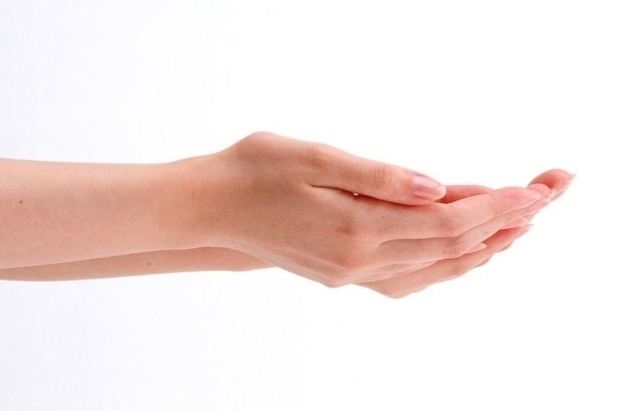
#> input picture pic/skin.jpg, 623 x 411 px, found by its file name
$ python opencv_skinDetection_.py
#> lines starting #> are read from the running program, lines starting #| are printed output that depends on the picture; after the words box and inside, x2 and y2 are one past the last pixel; in counts of white or black regions, pixels touching at a corner belong together

import cv2
import numpy as np
# hsv 색상 검출하기 (살색)
img_color = cv2.imread("C:\\Users\\mia02\\openCV\\skin.jpg")
#> img_color is the input picture: shape (411, 623, 3); mean B, G, R 225.6, 229, 244.1
img_hsv = cv2.cvtColor(img_color, cv2.COLOR_BGR2YCrCb)
#> img_hsv: shape (411, 623, 3); mean of channels 0, 1, 2 233.1, 135.8, 123.7

lower_blue = np.array([0, 133, 77])
upper_blue = np.array([255,173,127])
img_mask = cv2.inRange(img_hsv, lower_blue, upper_blue)
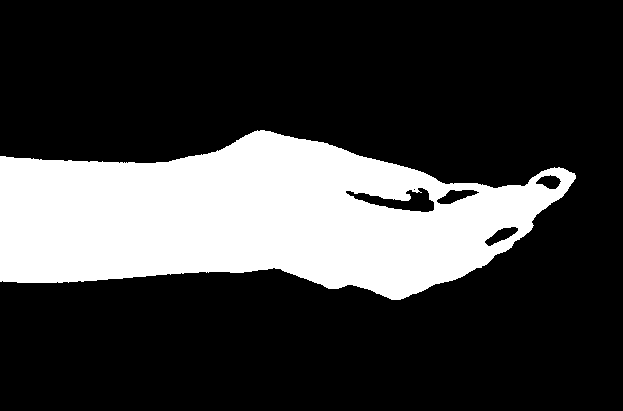
#> img_mask: shape (411, 623); 24.3% white; 1 white region, box (x1, y1, x2, y2) and area: (0, 130, 576, 300) 62186
#inRange : lower, Upper의 지정된 범위의 해당되는 부분은 그 값 그대로 나머지는 0으로 채워져 결과값 반환
img_result = cv2.bitwise_and(img_color, img_color, mask = img_mask)
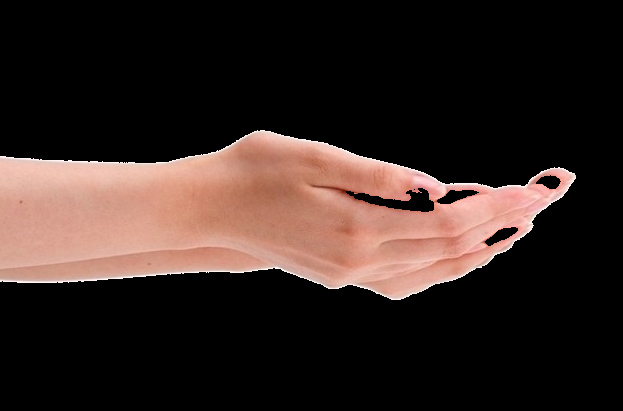
#> img_result: shape (411, 623, 3); mean B, G, R 34.2, 38.5, 52.7
#bitwise_and : 비트연산(이미지에서 배경을 지우거나 일부를 찾아내는 함수)
# 출처 : https://copycoding.tistory.com/156
cv2.imshow('img_color', img_color) #원본
cv2.imshow('img_mask', img_mask) # 디텍딩된 부분만 YCrCb값 그대로 출력
cv2.imshow('img_result', img_result) # 디텍팅된 부분을 1 출력 / 나머지는 0

cv2.waitKey(0)
cv2.destroyAllWindows()
